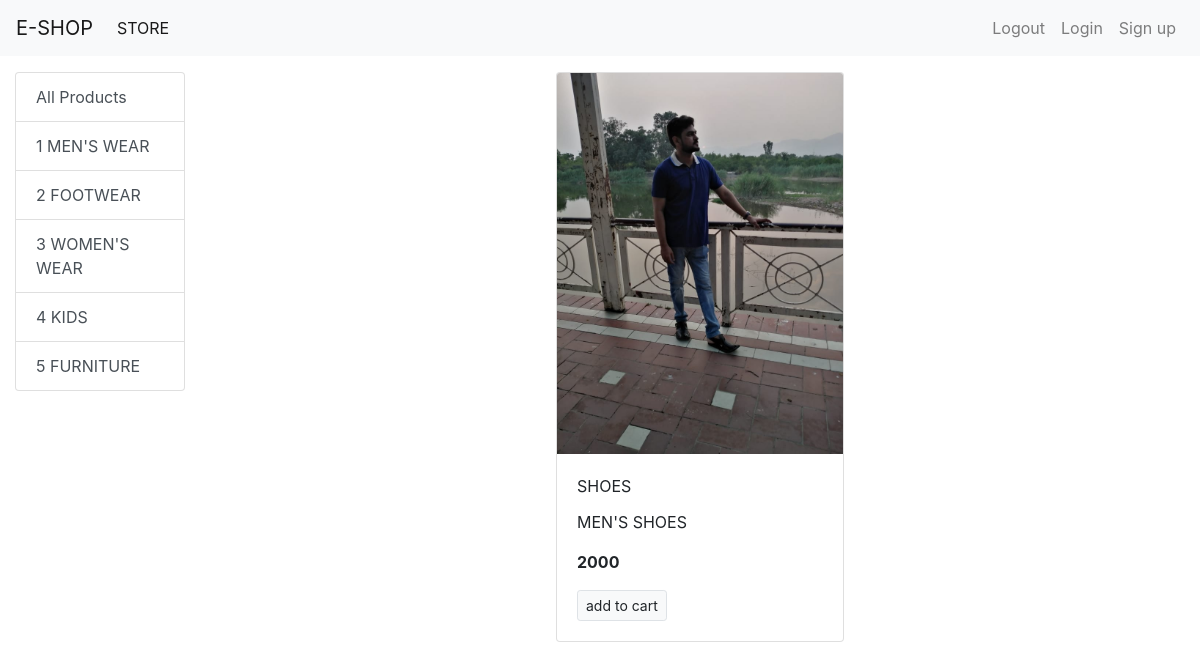
The app's page /?category=2 with its own data.
### store/models/category.py (models this page shows, shortened)
class Category(models.Model):
    name = models.CharField(max_length=50)
    @staticmethod
    def get_all_categories():
        return Category.objects.all()

### store/models/product.py (models this page shows, shortened)
class Product(models.Model):
    name = models.CharField(max_length=50)
    price = models.IntegerField(default=0)
    category = models.ForeignKey(Category, on_delete=models.CASCADE, default=1)
    description = models.CharField(max_length=200, default='', null=True, blank=True)
    image = models.ImageField(upload_to='uploads/products/')
    @staticmethod
    def get_all_products_by_categoryid(category_id):
        if category_id:
            return Product.objects.filter(category = category_id)
        else:
            return Product.get_all_products()

### store/views.py (the view)
# urls.py: path('', views.index, name='index'),
def index(request):
    products = None
    categories = Category.get_all_categories();
    categoryID = request.GET.get('category')
    if categoryID:
        products = Product.get_all_products_by_categoryid(categoryID)
    else:
        products = Product.get_all_products();
    data = {'products': products, 'categories': categories}
    return render(request, 'index.html', data)

### store/templates/index.html
{% extends 'base.html' %}
{% block content %}
<div class="container-fluid mt-3">
  <div class="row">
    <div class="col-lg-2 mx-auto">
      <div class="list-group">
        <a href="/" class="list-group-item list-group-item-action">All Products</a>
        {% for category in categories %}
        <a href="/?category={{category.id}}" class="list-group-item list-group-item-action">{{category.id}} {{category.name}}</a>
        {% endfor %}
      </div>
    </div>
    <div id="products" class="col-lg-10 mx-auto">
        <div class="row mx-auto">
        {% for product in products %}
          <div class="card mx-auto mb-3" style="width: 18rem;">
              <img class="card-img-top" src="{{product.image.url}}" alt="Card image cap">
              <div class="card-body">
                <p class="card-title">{{product.name}}</p>
                <p class="card-text">{{product.description}}</p>
                <p class="card-text"><b>{{product.price}}</b></p>
                <a href="#" class="btn btn-light border btn-sm">add to cart</a>
              </div>
          </div>
        {% endfor %}
        </div>
    </div>
  </div>
</div>
{% endblock %}

### records on screen
Category: id "1", name "MEN'S WEAR"
Category: id "2", name "FOOTWEAR"
Category: id "3", name "WOMEN'S WEAR"
Category: id "4", name "KIDS"
Category: id "5", name "FURNITURE"
Product: image (picture), name "SHOES", description "MEN'S SHOES", price "2000"
